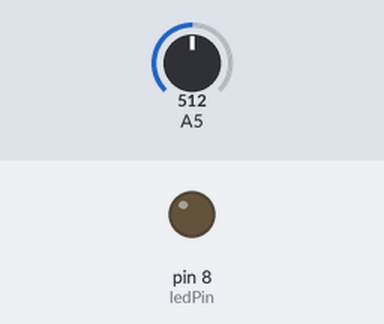
The sketch below on a simulated Arduino Uno, built with avr-gcc and run on an emulated ATmega328P. Parts: output pins drawn as LEDs (lit = HIGH). Inputs (shaded band) come from the test bench; at power-on: A5 = 512.

Above: at 1.2 s.
1.3 s: A5 set to 1007
2.8 s: A5 set to 1023
At 4.0 s:
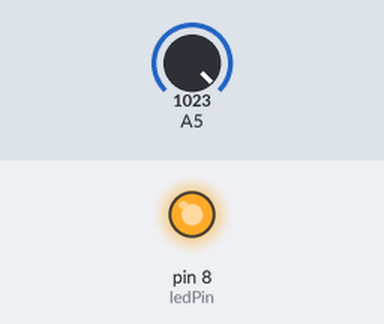
4.3 s: A5 set to 900
At 5.3 s:
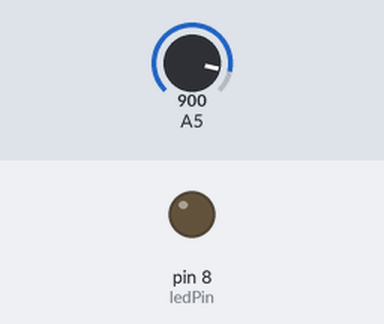
Timing chart, 0 to 7.3 s (numbered marks = the images above; inputs shaded):
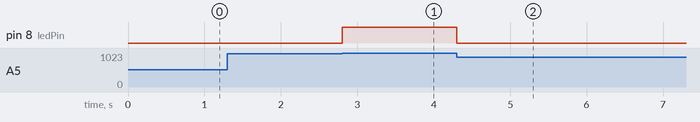

Measured:
- the behaviour switches between 1022 and 1023 on A5 (found by bisection; images 0 and 1)
- after the input at 1.3 s, every drawn part: stays the same
- after the input at 2.8 s, pin 8 (ledPin): LOW → HIGH at once
- after the input at 4.3 s, pin 8 (ledPin): HIGH → LOW at once

The sketch:

tilt_ball_sensor.ino
```cpp
// tilt ball sensor

const int ledPin = 8;

void setup() {
    pinMode(ledPin, OUTPUT);
}

void loop() {
    int i;
    while(1) {
        i = analogRead(5); // Read the simulation 5 voltage value
        if (i > 1022) { // if it's greater than 512 (2.5v)
            digitalWrite(ledPin, HIGH); // turn led on
        } else {
            digitalWrite(ledPin, LOW); // turn led off
        }
    }
}
```
